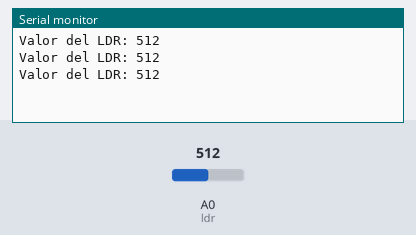
Simulated run of this sketch. Board: Arduino Uno, built with avr-gcc and run on an emulated ATmega328P. Parts: the last lines printed to the serial monitor. Inputs (shaded band) come from the test bench; at power-on: A0 (ldr) = 512.

Above: at 1.3 s.
1.4 s: A0 (ldr) set to 716
At 1.9 s:
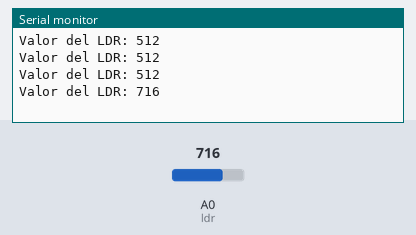
2.9 s: A0 (ldr) set to 900
At 3.4 s:
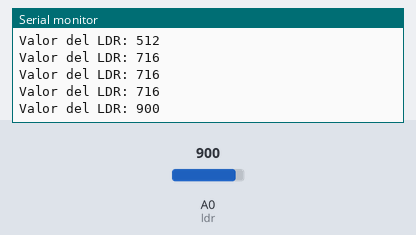
Timing chart, 0 to 5.9 s (numbered marks = the images above; inputs shaded):
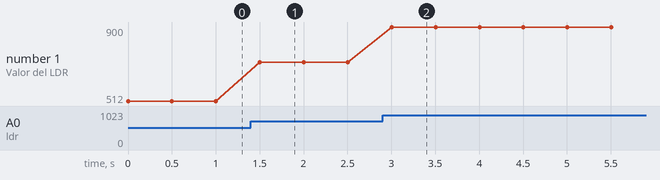

Measured:
- after the input at 1.4 s, the serial monitor: prints a new line after 0.10 s (image 1)
- after the input at 2.9 s, the serial monitor: prints a new line after 0.10 s (image 2)
- plotted number 1: 512 → 716 after the input at 1.4 s, 716 → 900 after the input at 2.9 s

The sketch:

tercero.ino
```cpp
int in = 0;
int ldr = A0;

void setup() {
  Serial.begin(9600);
}

void loop() {
  int in = analogRead(ldr);
  Serial.print("Valor del LDR: ");
  Serial.println(in);
  delay(500);
}
```
